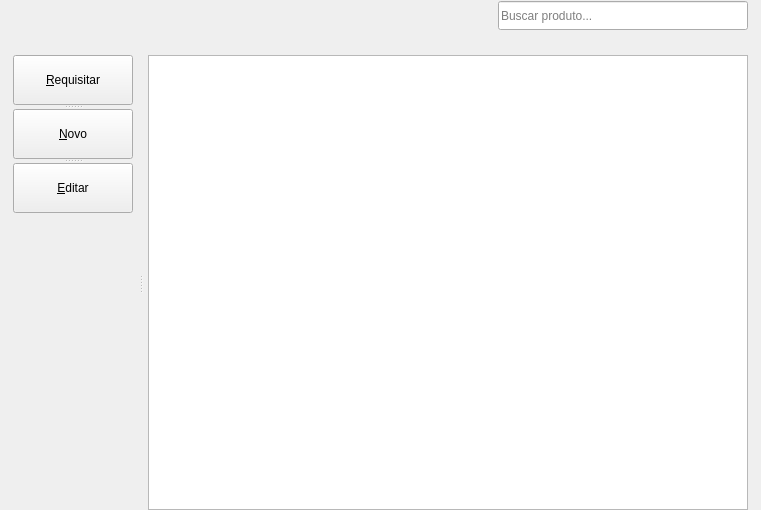
<?xml version="1.0" encoding="UTF-8"?>
<ui version="4.0">
 <class>WFornecedor</class>
 <widget class="QWidget" name="WFornecedor">
  <property name="geometry">
   <rect>
    <x>0</x>
    <y>0</y>
    <width>761</width>
    <height>510</height>
   </rect>
  </property>
  <property name="sizePolicy">
   <sizepolicy hsizetype="Fixed" vsizetype="Fixed">
    <horstretch>0</horstretch>
    <verstretch>0</verstretch>
   </sizepolicy>
  </property>
  <property name="minimumSize">
   <size>
    <width>761</width>
    <height>510</height>
   </size>
  </property>
  <property name="maximumSize">
   <size>
    <width>761</width>
    <height>510</height>
   </size>
  </property>
  <property name="windowTitle">
   <string>Form</string>
  </property>
  <layout class="QVBoxLayout" name="verticalLayout">
   <property name="spacing">
    <number>25</number>
   </property>
   <property name="leftMargin">
    <number>13</number>
   </property>
   <property name="topMargin">
    <number>1</number>
   </property>
   <property name="rightMargin">
    <number>13</number>
   </property>
   <property name="bottomMargin">
    <number>0</number>
   </property>
   <item alignment="Qt::AlignRight|Qt::AlignTop">
    <widget class="QLineEdit" name="inPesquisa">
     <property name="sizePolicy">
      <sizepolicy hsizetype="Fixed" vsizetype="Fixed">
       <horstretch>0</horstretch>
       <verstretch>0</verstretch>
      </sizepolicy>
     </property>
     <property name="minimumSize">
      <size>
       <width>250</width>
       <height>29</height>
      </size>
     </property>
     <property name="maximumSize">
      <size>
       <width>250</width>
       <height>29</height>
      </size>
     </property>
     <property name="maxLength">
      <number>30</number>
     </property>
     <property name="placeholderText">
      <string>Buscar produto...</string>
     </property>
    </widget>
   </item>
   <item alignment="Qt::AlignHCenter|Qt::AlignTop">
    <widget class="QSplitter" name="splitter_2">
     <property name="sizePolicy">
      <sizepolicy hsizetype="Fixed" vsizetype="Fixed">
       <horstretch>0</horstretch>
       <verstretch>0</verstretch>
      </sizepolicy>
     </property>
     <property name="minimumSize">
      <size>
       <width>735</width>
       <height>455</height>
      </size>
     </property>
     <property name="maximumSize">
      <size>
       <width>735</width>
       <height>455</height>
      </size>
     </property>
     <property name="orientation">
      <enum>Qt::Horizontal</enum>
     </property>
     <property name="handleWidth">
      <number>15</number>
     </property>
     <widget class="QSplitter" name="splitter">
      <property name="sizePolicy">
       <sizepolicy hsizetype="Fixed" vsizetype="Fixed">
        <horstretch>0</horstretch>
        <verstretch>0</verstretch>
       </sizepolicy>
      </property>
      <property name="minimumSize">
       <size>
        <width>120</width>
        <height>160</height>
       </size>
      </property>
      <property name="orientation">
       <enum>Qt::Vertical</enum>
      </property>
      <widget class="QPushButton" name="pbRequisitar">
       <property name="sizePolicy">
        <sizepolicy hsizetype="Fixed" vsizetype="Fixed">
         <horstretch>0</horstretch>
         <verstretch>0</verstretch>
        </sizepolicy>
       </property>
       <property name="minimumSize">
        <size>
         <width>120</width>
         <height>50</height>
        </size>
       </property>
       <property name="maximumSize">
        <size>
         <width>120</width>
         <height>50</height>
        </size>
       </property>
       <property name="cursor">
        <cursorShape>PointingHandCursor</cursorShape>
       </property>
       <property name="text">
        <string>&amp;Requisitar</string>
       </property>
      </widget>
      <widget class="QPushButton" name="pbNovo">
       <property name="sizePolicy">
        <sizepolicy hsizetype="Fixed" vsizetype="Fixed">
         <horstretch>0</horstretch>
         <verstretch>0</verstretch>
        </sizepolicy>
       </property>
       <property name="minimumSize">
        <size>
         <width>120</width>
         <height>50</height>
        </size>
       </property>
       <property name="maximumSize">
        <size>
         <width>120</width>
         <height>50</height>
        </size>
       </property>
       <property name="cursor">
        <cursorShape>PointingHandCursor</cursorShape>
       </property>
       <property name="text">
        <string>&amp;Novo</string>
       </property>
      </widget>
      <widget class="QPushButton" name="pbEditar">
       <property name="sizePolicy">
        <sizepolicy hsizetype="Fixed" vsizetype="Fixed">
         <horstretch>0</horstretch>
         <verstretch>0</verstretch>
        </sizepolicy>
       </property>
       <property name="minimumSize">
        <size>
         <width>120</width>
         <height>50</height>
        </size>
       </property>
       <property name="maximumSize">
        <size>
         <width>120</width>
         <height>50</height>
        </size>
       </property>
       <property name="cursor">
        <cursorShape>PointingHandCursor</cursorShape>
       </property>
       <property name="text">
        <string>&amp;Editar</string>
       </property>
      </widget>
     </widget>
     <widget class="QTableView" name="tabela">
      <property name="minimumSize">
       <size>
        <width>600</width>
        <height>455</height>
       </size>
      </property>
      <property name="maximumSize">
       <size>
        <width>600</width>
        <height>455</height>
       </size>
      </property>
      <attribute name="horizontalHeaderCascadingSectionResizes">
       <bool>true</bool>
      </attribute>
      <attribute name="verticalHeaderVisible">
       <bool>false</bool>
      </attribute>
     </widget>
    </widget>
   </item>
  </layout>
 </widget>
 <tabstops>
  <tabstop>pbRequisitar</tabstop>
  <tabstop>pbNovo</tabstop>
  <tabstop>pbEditar</tabstop>
  <tabstop>inPesquisa</tabstop>
  <tabstop>tabela</tabstop>
 </tabstops>
 <resources/>
 <connections>
  <connection>
   <sender>pbRequisitar</sender>
   <signal>clicked()</signal>
   <receiver>WFornecedor</receiver>
   <slot>requisitar()</slot>
   <hints>
    <hint type="sourcelabel">
     <x>47</x>
     <y>61</y>
    </hint>
    <hint type="destinationlabel">
     <x>199</x>
     <y>149</y>
    </hint>
   </hints>
  </connection>
  <connection>
   <sender>pbNovo</sender>
   <signal>clicked()</signal>
   <receiver>WFornecedor</receiver>
   <slot>novo()</slot>
   <hints>
    <hint type="sourcelabel">
     <x>47</x>
     <y>91</y>
    </hint>
    <hint type="destinationlabel">
     <x>199</x>
     <y>149</y>
    </hint>
   </hints>
  </connection>
  <connection>
   <sender>pbEditar</sender>
   <signal>clicked()</signal>
   <receiver>WFornecedor</receiver>
   <slot>editar()</slot>
   <hints>
    <hint type="sourcelabel">
     <x>47</x>
     <y>121</y>
    </hint>
    <hint type="destinationlabel">
     <x>199</x>
     <y>149</y>
    </hint>
   </hints>
  </connection>
  <connection>
   <sender>pbRequisitar</sender>
   <signal>clicked()</signal>
   <receiver>WFornecedor</receiver>
   <slot>proximaTela()</slot>
   <hints>
    <hint type="sourcelabel">
     <x>47</x>
     <y>61</y>
    </hint>
    <hint type="destinationlabel">
     <x>199</x>
     <y>149</y>
    </hint>
   </hints>
  </connection>
  <connection>
   <sender>pbNovo</sender>
   <signal>clicked()</signal>
   <receiver>WFornecedor</receiver>
   <slot>proximaTela()</slot>
   <hints>
    <hint type="sourcelabel">
     <x>47</x>
     <y>91</y>
    </hint>
    <hint type="destinationlabel">
     <x>199</x>
     <y>149</y>
    </hint>
   </hints>
  </connection>
  <connection>
   <sender>pbEditar</sender>
   <signal>clicked()</signal>
   <receiver>WFornecedor</receiver>
   <slot>proximaTela()</slot>
   <hints>
    <hint type="sourcelabel">
     <x>47</x>
     <y>121</y>
    </hint>
    <hint type="destinationlabel">
     <x>199</x>
     <y>149</y>
    </hint>
   </hints>
  </connection>
 </connections>
 <slots>
  <slot>requisitar()</slot>
  <slot>novo()</slot>
  <slot>editar()</slot>
  <slot>proximaTela()</slot>
 </slots>
</ui>
